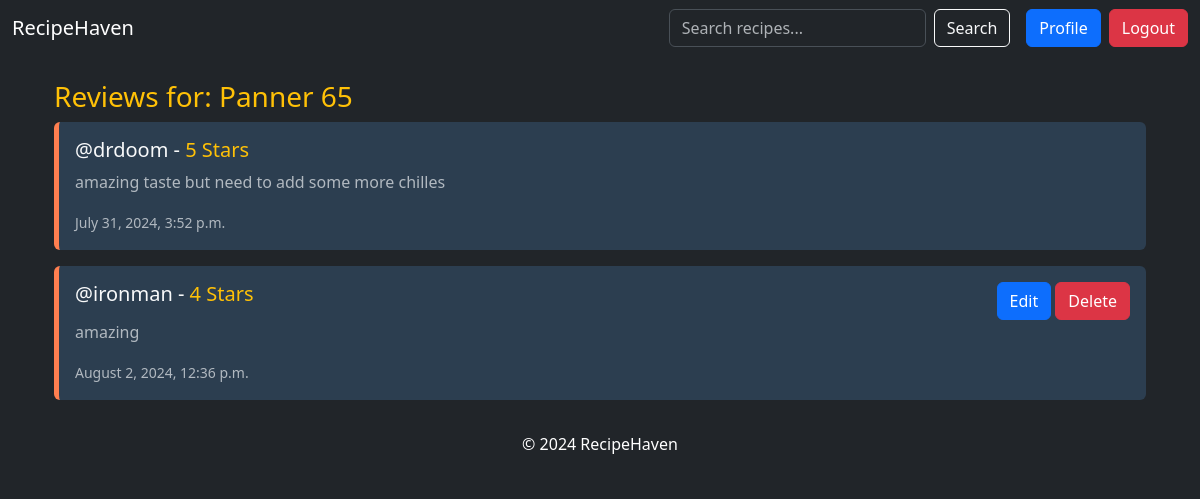
Screenshot of /8/create_review/ (signed in) with the database file from the repository.
### recipes/models.py (models this page shows, shortened)
class Recipe(models.Model):
    CATEGORY_CHOICES = [
        ("vegetarian", "Vegetarian"),
        ("non-vegetarian", "Non-Vegetarian"),
    ]
    user = models.ForeignKey(User, on_delete=models.CASCADE)
    title = models.TextField(max_length=70)
    description = models.TextField(max_length=220)
    ingredients = models.TextField(max_length=350)
    steps_to_cook = models.TextField(max_length=700)
    photo = models.ImageField(upload_to="photos/", blank=True, null=True)
    category = models.CharField(
        max_length=20, choices=CATEGORY_CHOICES, default="vegetarian"
    )
    created_at = models.DateTimeField(auto_now_add=True)
    updated_at = models.DateTimeField(auto_now=True)

class Review(models.Model):
    RATING_CHOICES = [
        (1, "1 Star"),
        (2, "2 Stars"),
        (3, "3 Stars"),
        (4, "4 Stars"),
        (5, "5 Stars"),
    ]
    user = models.ForeignKey(User, on_delete=models.CASCADE)
    recipe = models.ForeignKey(Recipe, on_delete=models.CASCADE)
    rating = models.IntegerField(choices=RATING_CHOICES, default=1)
    comment = models.TextField(max_length=240)
    created_at = models.DateTimeField(auto_now_add=True)
    updated_at = models.DateTimeField(auto_now=True)
    class Meta:
        unique_together = ("recipe", "user")

### recipes/views.py (the view)
# urls.py: path("<int:recipe_id>/create_review/", views.create_review, name="create_review"),
@login_required
def create_review(request, recipe_id):
    recipe = get_object_or_404(Recipe, pk=recipe_id)
    review_list = Review.objects.filter(recipe=recipe)
    user_review_exists = review_list.filter(user=request.user).exists()
    if request.method == "POST":
        form = ReviewForm(request.POST)
        if form.is_valid():
            review = form.save(commit=False)
            review.recipe = recipe
            review.user = request.user
            review.save()
            return render(request, "recipe/recipe_detail.html", {"recipe": recipe})
    else:
        form = ReviewForm()
    return render(
        request,
        "reviews/review_form.html",
        {
            "recipe": recipe,
            "form": form,
            "review_list": review_list,
            "user_review_exists": user_review_exists,
        },
    )

### recipes/forms.py
class ReviewForm(forms.ModelForm):
    class Meta:
        model = Review
        fields = ["rating", "comment"]
        widgets = {
            "rating": forms.Select(
                attrs={
                    "class": "form-control",
                }
            ),
            "comment": forms.Textarea(
                attrs={
                    "placeholder": "Enter Comment here",
                    "class": "form-control w-100",
                    "style": "height: 110px;",
                }
            ),
        }

### recipes/templates/reviews/review_form.html (shortened to what this page needs)
{% extends "layout.html" %}
{% block content %}
<div class="container">
    <h3 class="mt-4 text-warning">Reviews for: {{ recipe.title }}</h3>
    {% if review_list %}
        {% for review in review_list %}
            <div class="review mb-3 p-3 rounded" style="background-color: #2c3e50; border-left: 5px solid #ff7f50;">
               <div class="d-flex justify-content-between">
                    <h5 class="text-light">@{{ review.user.username }} - <span class="text-warning">{{ review.rating }} Stars</span>                     </h5>
                    {% if review.user == user %}
                        <div>
                            <a href="{% url 'edit_review' review.id %}" class="btn btn-primary">Edit</a>
                            <a href="{% url 'delete_review' review.id %}" class="btn btn-danger">Delete</a>
                        </div>
                    {% endif %}
                </div>
                <p class="text-muted">{{ review.comment }}</p>
                <small class="text-muted">{{ review.created_at|date:"F j, Y, g:i a" }}</small>
            </div>
        {% endfor %}
    {% else %}
        <p class="text-muted">No reviews yet.</p>
    {% endif %}
</div>
{% endblock %}

### rows the page displays
Recipe: title "Panner 65"
Review: user.username "drdoom", rating "5", comment "amazing taste but need to add some more chilles", created_at "July 31, 2024, 3:52 p.m."
Review: user.username "ironman", rating "4", shows "Edit", comment "amazing", created_at "August 2, 2024, 12:36 p.m."
